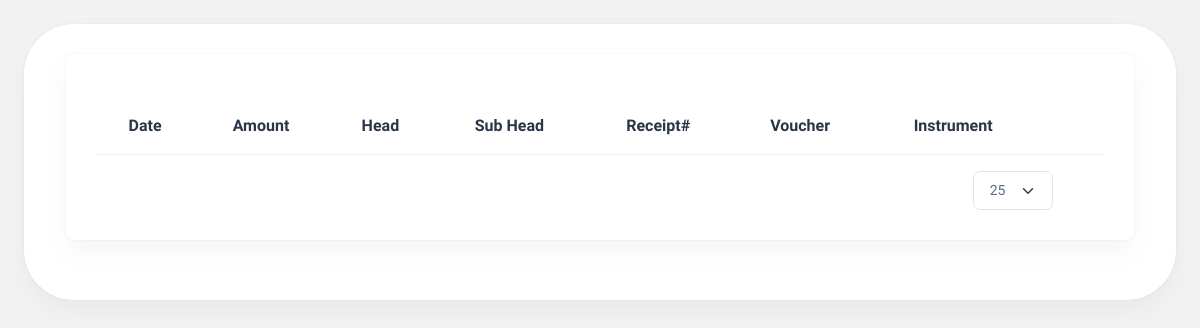
Before: /summarytable (signed in) with the older database file.
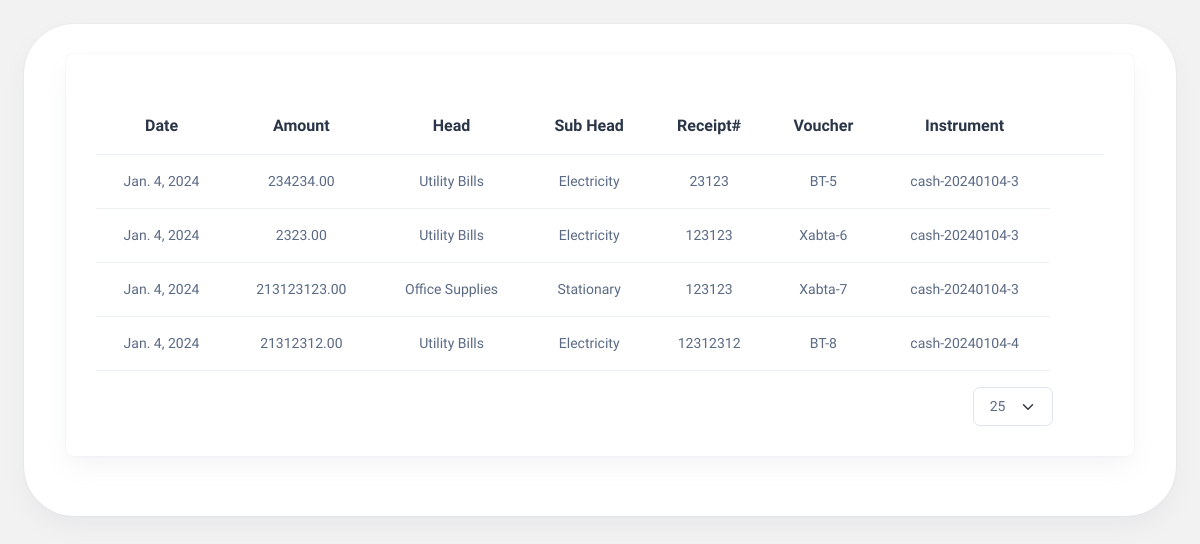
After: the same page with the newer database file.
### Accountapp/models.py (models this page shows, shortened)
class AccountingEntry(models.Model):
    date = models.DateField(auto_now_add=True)
    Do = models.CharField(max_length=20,null=True, blank=True)
    amount = models.DecimalField(max_digits=20, decimal_places=2)
    head = models.ForeignKey(Head, on_delete=models.CASCADE)
    sub_head = models.ForeignKey(Shead, on_delete=models.CASCADE)
    description = models.TextField()
    receipt_number = models.CharField(max_length=20)
    charge_by = models.ForeignKey(
        charge, on_delete=models.CASCADE, null=True, blank=True
    )
    voucher = models.CharField(max_length=50, null=True, blank=True, unique=True)
    paid_by = models.ForeignKey(paid, on_delete=models.CASCADE, null=True, blank=True)
    claim_by = models.ForeignKey(claim, on_delete=models.CASCADE, null=True, blank=True)
    instrument = models.CharField(
        max_length=10,
        null=True,
        blank=True,
        choices=[("cash", "Cash"), ("cheque", "Cheque"), ("online", "Online Transfer"),("card","Card")],
    )
    cash_number = models.CharField(max_length=20, default=0, null=True, blank=True)
    cheque_number = models.CharField(max_length=20, default=0, null=True, blank=True)
    online_number = models.CharField(max_length=20, default=0, null=True, blank=True)
    card_number = models.CharField(max_length=4, default=0, null=True, blank=True)
    vendors = models.ForeignKey(Vendor, null=True, blank=True, on_delete=models.CASCADE)
    attachments = models.FileField(upload_to="attachments/", null=True, blank=True)
    comments = models.TextField()

class Head(models.Model):
    name = models.CharField(max_length=50)

class Shead(models.Model):
    head = models.ForeignKey(Head, on_delete=models.CASCADE)
    name = models.CharField(max_length=50)
    class Meta:
        verbose_name = "Sub Head"
        verbose_name_plural = "Sub Heads"
    def __str__(self):
        return self.name

### Accountapp/views.py (the view)
# urls.py: path("summarytable", views.tsummary, name="summarytable"),
@login_required(login_url="signin")
def tsummary(request):
    today = date.today()
    todayentry = AccountingEntry.objects.filter(date=today)
    return render(request, "summarytable.html", locals())

### Accountapp/templates/summarytable.html (shortened to what this page needs)
<!DOCTYPE html>
<html lang="en">
  <head>
    {% load static %}
    <link rel="stylesheet" href="https://code.jquery.com/ui/1.12.1/themes/base/jquery-ui.css" />
    <link rel="stylesheet" href="{% static 'css/styles.min.css' %}" />
    <link rel="stylesheet" href="{% static 'css/custom.css' %}" />
  </head>
  <body>
    <div class="page-wrapper" id="main-wrapper" data-layout="horizontal" data-navbarbg="skin6" data-header-position="fixed">
      <div class="body-wrapper">
        <div class="container-fluid">
          <div class="card my-navbar">
            <div class="card-body d-flex justify-content-between">
        <div class="container-fluid">
          <div class="card">
            <div class="card-body pt-2">
              <div class="table-responsive">
                <div class="d-flex justify-content-end align-items-center">
                  <a href="{% url 'home' %}" class="text-primary" style="font-size: 1.5rem;"><i class="ti ti-square-plus"></i></a>
                </div>
                <table id="accounting-table" class="table text-nowrap mb-0 align-middle">
                  <thead class="text-dark fs-4 text-center">
                    <tr>
                      <th>Date</th>
                      <th>Amount</th>
                      <th>Head</th>
                      <th>Sub Head</th>
                      <th>Receipt#</th>
                      <th>Voucher</th>
                      <th>Instrument</th>
                      <th>
                        <div class="d-flex justify-content-center">
                          <div>
                            <a class="nav-icon-hover text-primary" href="javascript:void(0)" id="drop3" data-bs-toggle="dropdown" aria-expanded="false"><strong><i class="ti ti-dots-vertical" style="font-size: 1rem;"></i></strong></a>
                          </div>
                        </div>
                      </th>
                    </tr>
                  </thead>
                  <tbody>
                    {% for entry in todayentry|slice:'-10:' %}
                      <tr class="text-center">
                        <td>{{ entry.date }}</td>
                        <td>{{ entry.amount }}</td>
                        <td>{{ entry.head.name }}</td>
                        <td>{{ entry.sub_head }}</td>
                        <td>{{ entry.receipt_number }}</td>
                        <td>{{ entry.voucher }}</td>
                        {% if entry.instrument == 'cash' or entry.instrument == 'Cash' %}
                          <td>{{ entry.instrument }}-{{ entry.cash_number }}</td>
                        {% elif entry.instrument == 'Cheque' or entry.instrument == 'cheque' %}
                          <td>{{ entry.instrument }}-{{ entry.cheque_number }}</td>
                        {% else %}
                          <td>{{ entry.instrument }}-{{ entry.online_number }}</td>
                        {% endif %}
                      </tr>
                    {% endfor %}
                  </tbody>
                </table>
              </div>
              <div class="d-flex align-items-center justify-content-end">
                <div class="text-center mt-3 me-2">
                  <select id="recordsPerPage" class="form-select" onchange="updateTableRows()">
                    <option value="50" selected>25</option>
                  </select>
                </div>
                <div class="text-center mt-3">
                  <button onclick="loadPreviousRows()" id="loadPreviousButton" class="btn btn-primary text-primary mr-2" style="background-color: transparent; border: none; padding: 0;"><i class="ti ti-square-arrow-left toggle-buttons"></i></button>
                  <button onclick="loadNextRows()" id="loadNextButton" class="btn btn-primary text-primary" style="background-color: transparent; border: none; padding: 0;"><i class="ti ti-square-arrow-right toggle-buttons"></i></button>
                </div>
              </div>
            </div>
          </div>
        </div>
      </div>
    </div>
  </body>
</html>

Changed rows visible on the page:
added AccountingEntry: date "Jan. 4, 2024", amount "234234.00", head.name "Utility Bills", sub_head "Electricity", receipt_number "23123", voucher "BT-5", instrument "cash", cash_number "20240104-3"
added AccountingEntry: date "Jan. 4, 2024", amount "2323.00", head.name "Utility Bills", sub_head "Electricity", receipt_number "123123", voucher "Xabta-6", instrument "cash", cash_number "20240104-3"
added AccountingEntry: date "Jan. 4, 2024", amount "213123123.00", head.name "Office Supplies", sub_head "Stationary", receipt_number "123123", voucher "Xabta-7", instrument "cash", cash_number "20240104-3"
added AccountingEntry: date "Jan. 4, 2024", amount "21312312.00", head.name "Utility Bills", sub_head "Electricity", receipt_number "12312312", voucher "BT-8", instrument "cash", cash_number "20240104-4"
